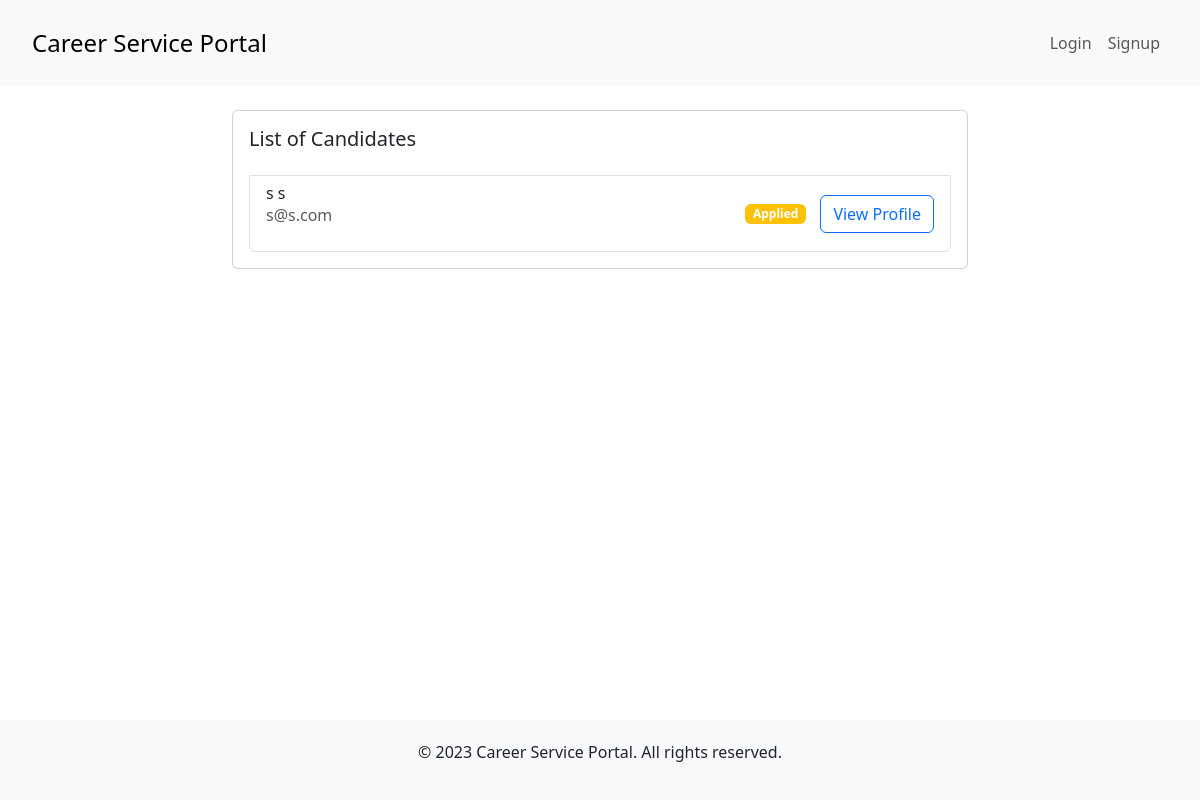
The page /employer/browseCandidates/7/ on the database as committed earlier.
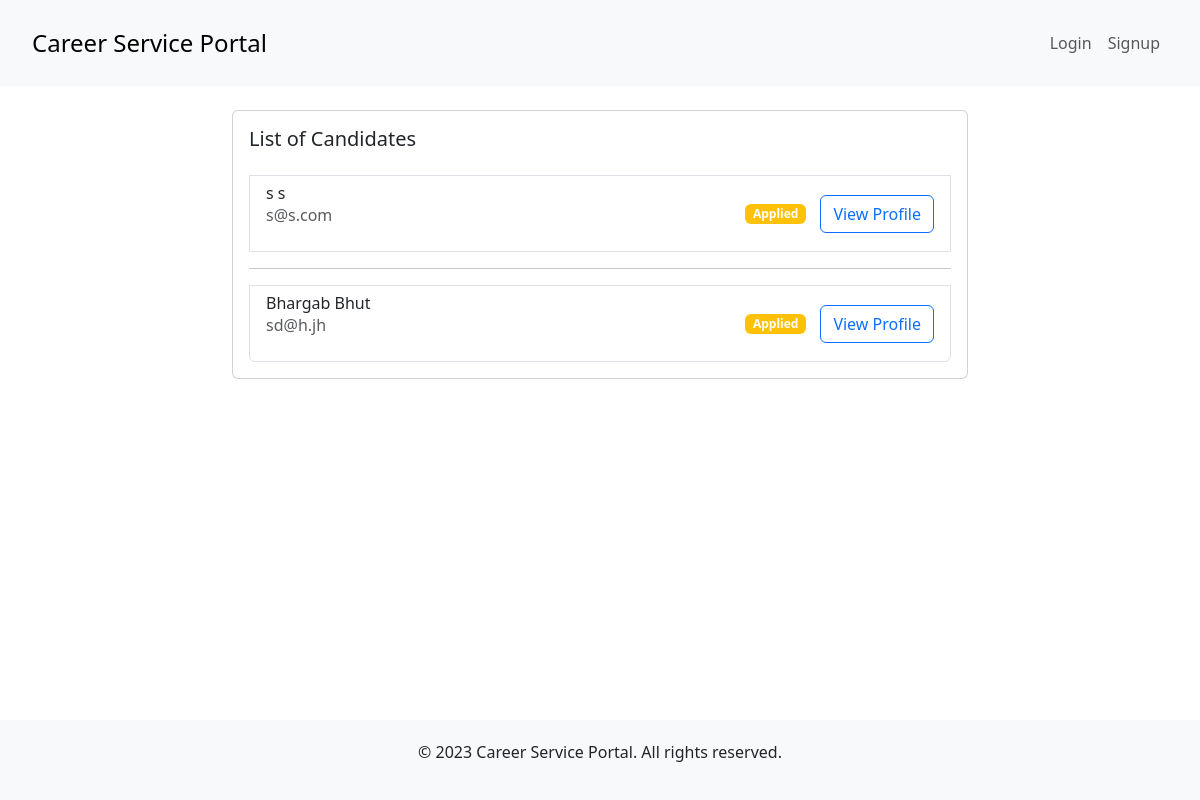
The same page on the database as committed later.
### candidate/models.py (models this page shows)
class Application(models.Model):
    candidate = models.ForeignKey(
        Candidate, on_delete=models.SET_NULL, null=True, blank=True)
    job = models.ForeignKey(Job, on_delete=models.CASCADE)
    status = models.CharField(max_length=255)

class Candidate(models.Model):
    firstName = models.CharField(max_length=255)
    lastName = models.CharField(max_length=255)
    phone = models.CharField(max_length=255)
    resume = models.ForeignKey(
        Resume, on_delete=models.SET_NULL, null=True, blank=True)
    user = models.ForeignKey(User, on_delete=models.CASCADE)
    savedJobs = models.ManyToManyField(Job)

### user/models.py (models this page shows, shortened)
class User(models.Model):
    email = models.EmailField(max_length=254)
    password = models.CharField(max_length=255)
    role = models.CharField(max_length=255)

### employer/views.py (the view)
# urls.py: path('browseCandidates/<int:job_id>/', views.browse_candidates, name='browse_candidates'),
def browse_candidates(request, job_id):
    employer = check_login(request)
    try:
        job = Job.objects.get(pk=job_id)
    except Job.DoesNotExist:
        return HttpResponseRedirect('/employer/viewJobs')
    applications = Application.objects.filter(job=job)
    candidates = [application.candidate for application in applications]
    context = {
        'job': job,
        'applications': applications
    }
    return render(request, 'employer/browse_candidates.html', context)

### employer/views.py (called while the page is built, shortened)
def check_login(request):
    return None

### templates/employer/browse_candidates.html (shortened to what this page needs)
{% extends "shared/base.html" %}
{% block content %}
<div class="container">
  <div class="row justify-content-center">
    <div class="col-md-8">
      <div class="card mt-4">
        <div class="card-body">
          <h5 class="card-title mb-4">List of Candidates</h5>
          <ul class="list-group">
            {% for application in applications %}
              <li class="list-group-item">
                <div class="d-flex justify-content-between align-items-center">
                  <div>
                    <h6 class="mb-0">{{ application.candidate.firstName }} {{ application.candidate.lastName }}</h6>
                    <p class="text-muted">{{ application.candidate.user.email }}</p>
                  </div>
                  <div>
                    {% if application.status == "Applied" %}
                      <span class="badge bg-warning">{{ application.status }}</span>
                    {% elif application.status == "Viewed" %}
                      <span class="badge bg-info">{{ application.status }}</span>
                    {% elif application.status == "Accepted" %}
                      <span class="badge bg-success">{{ application.status }}</span>
                    {% elif application.status == "Rejected" %}
                      <span class="badge bg-danger">{{ application.status }}</span>
                    {% endif %}
                    <a href="/employer/view_candidate_application/{{ application.pk }}/" class="btn btn-outline-primary">View Profile</a>
                  </div>
                </div>
              </li>
              {% if not forloop.last %}
                <hr>
              {% endif %}
            {% endfor %}
          </ul>
        </div>
      </div>
    </div>
  </div>
</div>
{% endblock %}

### templates/shared/base.html (shortened to what this page needs)
<!DOCTYPE html>
<html>
<head>
  <link href="https://cdn.jsdelivr.net/npm/bootstrap@5.3.0/dist/css/bootstrap.min.css" rel="stylesheet">
  <link rel="stylesheet" href="https://cdn.jsdelivr.net/npm/bootstrap-icons@1.10.5/font/bootstrap-icons.css">
</head>
<body>
  <nav class="navbar navbar-expand-lg navbar-light bg-light">
    <div class="container-fluid">
      <a class="navbar-brand" href="#">Career Service Portal</a>
      <div class="collapse navbar-collapse" id="navbarNav">
        {% if request.session.is_authenticated %}
          <ul class="navbar-nav ms-auto">
            <li class="nav-item">
              <a class="nav-link" href="/candidates/notifications">
                <i class="bi bi-bell"></i>
              </a>
            </li>
            <li class="nav-item">
              <a class="nav-link" href="/logout">Logout</a>
            </li>
          </ul>
        {% else %}
          <ul class="navbar-nav ms-auto">
            <li class="nav-item">
              <a class="nav-link" href="/">Login</a>
            </li>
            <li class="nav-item">
              <a class="nav-link" href="/register">Signup</a>
            </li>
          </ul>
        {% endif %}
      </div>
    </div>
  </nav>
  {% block content %}
  {% endblock %}
  <footer>
    <div class="container">
      <p>&copy; 2023 Career Service Portal. All rights reserved.</p>
    </div>
  </footer>
</body>
</html>

### templates/shared/base.html (style rules this page uses)
.navbar { background-color: #fff; padding: 20px; }
.navbar-brand { font-size: 24px; }
footer { background-color: #f8f9fa; padding: 20px; text-align: center; margin-top: 50px; }
html, body { height: 100%; }
body { display: flex; flex-direction: column; }
.container { flex: 1; }

Rows that differ between the two databases and show on the page:
added Application: candidate.firstName "Bhargab", candidate.lastName "Bhut", candidate.user.email "sd@h.jh", status "Applied"
